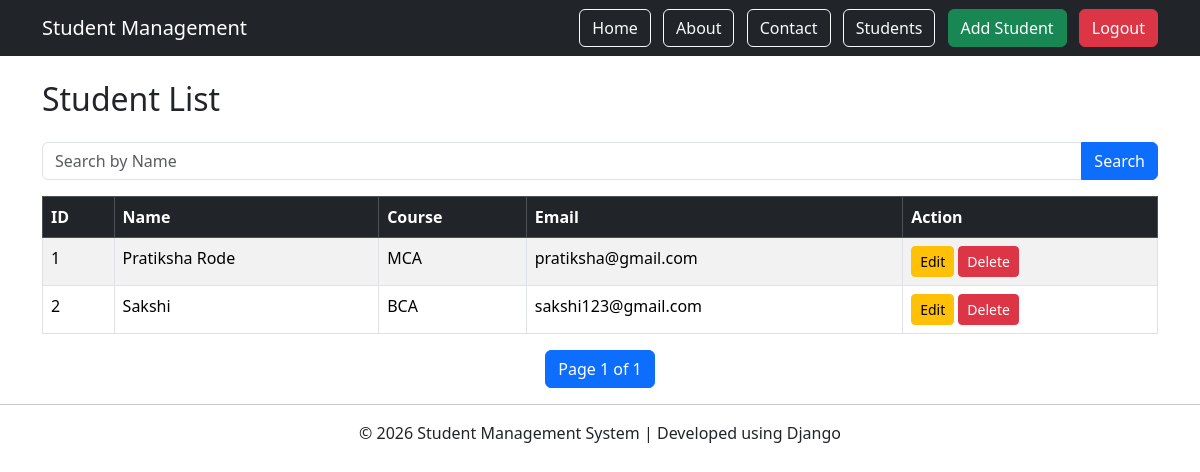
/students/ (signed in), run on an earlier commit of the app's database.
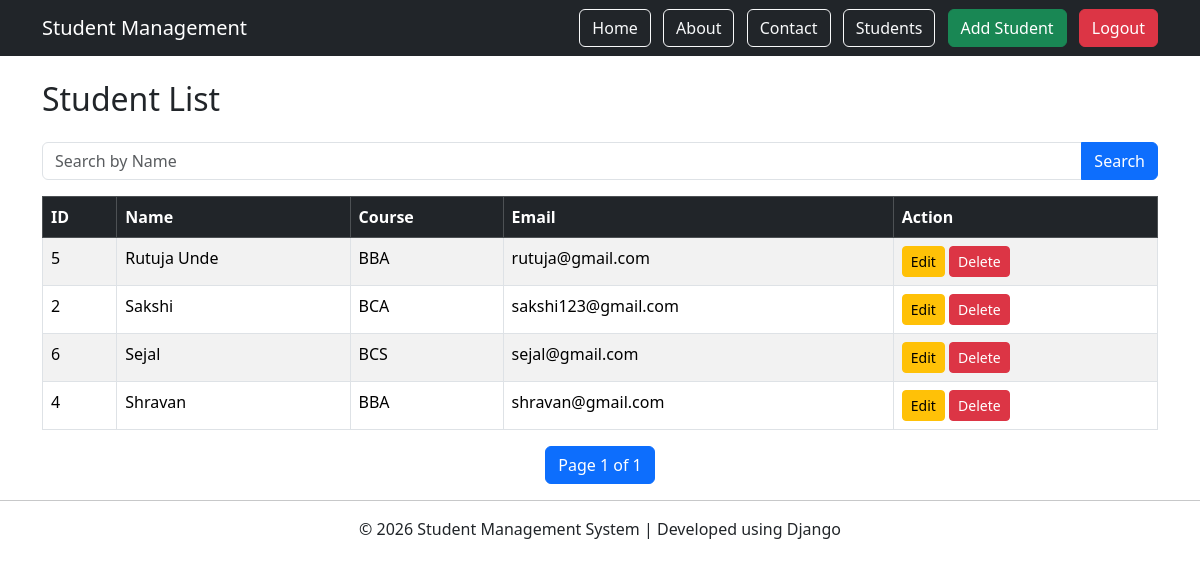
And on a later commit of the database.
### student/models.py (models this page shows, shortened)
class Student(models.Model):
    name = models.CharField(max_length=100)
    course = models.CharField(max_length=50)
    email = models.EmailField()

### student/views.py (the view)
# urls.py: path('students/', views.students, name='students'),
@login_required
def students(request):
    search = request.GET.get('search', '')
    student_list = Student.objects.all()
    if search:
        student_list = student_list.filter(name__icontains=search)
    student_list = student_list.order_by('name')
    paginator = Paginator(student_list, 5)
    page_number = request.GET.get('page')
    students = paginator.get_page(page_number)
    return render(request, 'student/students.html', {
        'students': students,
        'search': search
    })

### student/templates/student/students.html (shortened to what this page needs)
{% extends 'student/base.html' %}
{% block content %}
<h2 class="mb-4">Student List</h2>
<form method="GET" class="mb-3">
    <div class="input-group">
        <input
            type="text"
            name="search"
            class="form-control"
            placeholder="Search by Name"
            value="{{ search }}">
        <button class="btn btn-primary" type="submit">
            Search
        </button>
    </div>
</form>
<table class="table table-bordered table-striped">
    <thead class="table-dark">
        <tr>
            <th>ID</th>
            <th>Name</th>
            <th>Course</th>
            <th>Email</th>
            <th>Action</th>
        </tr>
    </thead>
    <tbody>
        {% for student in students %}
        <tr>
            <td>{{ student.id }}</td>
            <td>{{ student.name }}</td>
            <td>{{ student.course }}</td>
            <td>{{ student.email }}</td>
            <td>
                <a href="{% url 'edit_student' student.id %}"
                   class="btn btn-warning btn-sm">
                    Edit
                </a>
                <a href="{% url 'delete_student' student.id %}"
                   class="btn btn-danger btn-sm"
                   onclick="return confirm('Are you sure you want to delete this student?')">
                    Delete
                </a>
            </td>
        </tr>
        {% empty %}
        <tr>
            <td colspan="5" class="text-center">
                No Students Found
            </td>
        </tr>
        {% endfor %}
    </tbody>
</table>
<nav>
    <ul class="pagination justify-content-center">
        <li class="page-item active">
            <span class="page-link">
                Page {{ students.number }} of {{ students.paginator.num_pages }}
            </span>
        </li>
    </ul>
</nav>
{% endblock %}

What changed in the data, as far as the page shows it:
removed Student: id "1", name "Pratiksha Rode", course "MCA", email "pratiksha@gmail.com"
added Student: id "5", name "Rutuja Unde", course "BBA", email "rutuja@gmail.com"
added Student: id "6", name "Sejal", course "BCS", email "sejal@gmail.com"
added Student: id "4", name "Shravan", course "BBA", email "shravan@gmail.com"
